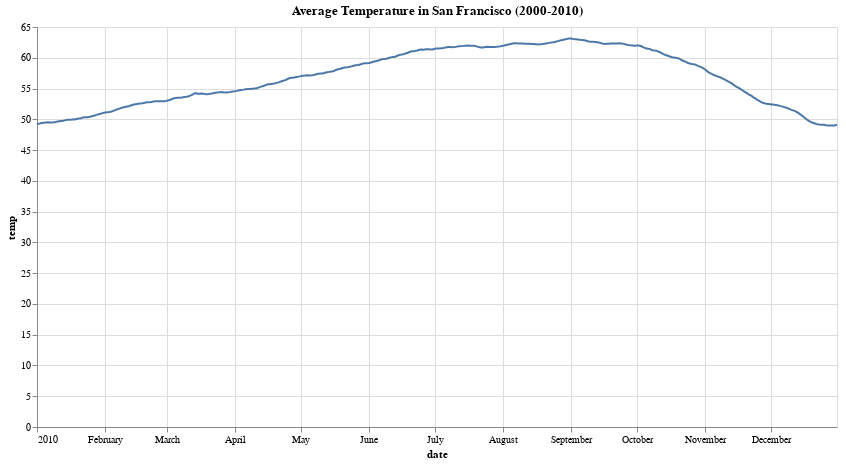

Notebook code cell kept with this figure:
### Markdown cell above
### Resample by the day and take the average temperature. Visualize the average temperature over time.

### Code cell
# Convert the date column to a datetime format
df['date'] = pd.to_datetime(df['date'])

# Resample by day and take the average temperature
daily_temps = df.resample('D', on='date').mean().reset_index()

# Visualize the average temperature over time
chart = alt.Chart(daily_temps).mark_line().encode(
    x='date:T',
    y='temp:Q'
).properties(
    width=800,
    height=400,
    title='Average Temperature in San Francisco (2000-2010)'
)

chart

### Figure 1 — Vega-Lite specification as saved in the notebook (floating-point values rounded to 4 significant figures; data arrays with more than 128 entries replaced by an {"elided": "..."} marker saying what was removed)
{"config": {"view": {"continuousWidth": 300, "continuousHeight": 300}}, "data": {"name": "data-d6f1267c7b7c14da83853df1def4304f"}, "mark": {"type": "line"}, "encoding": {"x": {"field": "date", "type": "temporal"}, "y": {"field": "temp", "type": "quantitative"}}, "height": 400, "title": "Average Temperature in San Francisco (2000-2010)", "width": 800, "$schema": "https://vega.github.io/schema/vega-lite/v5.8.0.json", "datasets": {"data-d6f1267c7b7c14da83853df1def4304f": {"elided": "365 records"}}}
